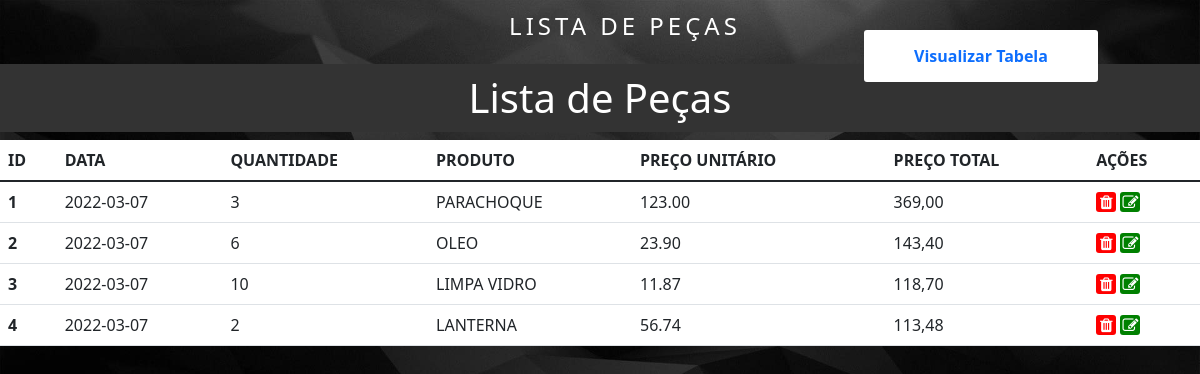
Page /views/visualizar.php on the committed database.
### tables this page shows
CREATE TABLE `list` (
  `id` int(11) NOT NULL,
  `dataList` date DEFAULT NULL,
  `qtd` float DEFAULT NULL,
  `prod` varchar(250) NOT NULL,
  `precoUni` float(10,2) DEFAULT NULL
);

### models/ClassConexao.php (called while the page is built, shortened)
<?php
class ClassConexao
{
    private $server = "127.0.0.1";
    private $db = "home";
    private $user = "root";
    private $pass = "";
    public function conectaDB()
    {
        try {
            $pdo = new \PDO("mysql:host=$this->server;dbname=$this->db", $this->user, $this->pass);
            $pdo->setAttribute(\PDO::ATTR_ERRMODE, \PDO::ERRMODE_EXCEPTION);
        } catch (\PDOException $th) {
            echo "Erro de conexão";
            return $th->getMessage();
        }
        return $pdo;
    }
}
?>

### models/ClassDB.php (called while the page is built, shortened)
<?php
class ClassDB extends ClassConexao
{
    public $bd;
    private function prepareSql($sql,$param)
    {
        $this->bd = $this->conectaDB("127.0.0.1", "home", "root", "")->prepare($sql);
        $this->bd->execute();
    }
    private function countParam($param)
    {
        $this->cont = count($param);
    }
    public function selectDB($fields,$table,$where,$param)
    {
        $this->prepareSql("SELECT {$fields} FROM {$table} {$where}",$param);
        return $this->bd;
    }
}
?>

### views/visualizar.php (the view, shortened to what this page needs)
<!DOCTYPE html>
<html lang="pt-br">
<head>
    <link href="https://cdn.jsdelivr.net/npm/bootstrap@5.1.3/dist/css/bootstrap.min.css" rel="stylesheet">
    <link rel="stylesheet" href="https://cdnjs.cloudflare.com/ajax/libs/font-awesome/4.7.0/css/font-awesome.min.css">
    <link rel="stylesheet" href="../public/css/style.css">
</head>
<body>
<header>
      <nav class="navbar">
        <a href="http://127.0.0.1/list/index.php" class="logo">Lista de Peças</a>
        <ul>
          <li><a href="visualizar.php">Visualizar Tabela</a></li>
        </ul>
      </nav>
</header>
<h1>Lista de Peças</h1>
<table class="table table-hover">
  <thead>
    <tr>
      <th scope="col">ID</th>
      <th scope="col">DATA</th>
      <th scope="col">QUANTIDADE</th>
      <th scope="col">PRODUTO</th>
      <th scope="col">PREÇO UNITÁRIO</th>
      <th scope="col">PREÇO TOTAL</th>
      <th scope="col">AÇÕES</th>
    </tr>
  </thead>
  <tbody>
      <?php
        $obj = new ClassDB();
        $row=$obj->selectDB(
                "*",
                "list",
                "order by id",
                array()
            );
        while($rows=$row->fetch(\PDO::FETCH_ASSOC)):
      ?>
    <tr>
      <th scope="row"><?=$rows['id'];?></th>
      <td><?=$rows['dataList'];?></td>
      <td><?=$rows['qtd'];?></td>
      <td><?=$rows['prod'];?></td>
      <td><?=$rows['precoUni'];?></td>
      <td><?=number_format($rows['qtd']*$rows['precoUni'],2,",",".");?></td>
      <td><a href="<?php echo "../controllers/ControllerDelete.php?id={$rows['id']}" ?>"><i id="fa-trash" class="fa fa-trash"></i></a>  <a href="<?php echo "../views/update.php?id={$rows['id']}" ?>"><i id="fa-edit" class="fa fa-edit"></i></a></td>
    </tr>
    <?php endwhile; ?>
  </tbody>
</table>
</body>
</html>

### public/css/style.css (style rules this page uses)
* { margin: 0px; padding: 0px; box-sizing: border-box; }
body { background-image: url("../../public/img/fundo.jpg"); background-size: cover; width: 100vw; }
h1 { color: white; background-color: #333; text-align: center; padding: 10px; }
.logo { font-size: 24px; text-transform: uppercase; letter-spacing: 4px; text-decoration: none; margin-left: 50px; color: #fff; }
.navbar { display: inline-flex; justify-content: space-around; height: 8vh; }
.navbar ul { list-style: none; margin: 0px; top: 0; }
.navbar ul li { margin-left: 40vw; }
.navbar li a { text-decoration: none; padding: 15px 50px; background-color: #fff; border-radius: 3px; margin-left: 250px; font-weight: 600; }
.table { background-color: #fff; }
#fa-edit { background-color: green; color: #fff; width: 20px; height: 20px; border-radius: 3px; text-align: center; align-items: center; padding: 2px 2px; }
#fa-trash { background-color: red; color: #fff; width: 20px; height: 20px; border-radius: 3px; text-align: center; align-items: center; padding: 2px 2px; }

### rows in the picture
list: id "1", dataList "2022-03-07", qtd "3", prod "PARACHOQUE", precoUni "123.00", $rows['qtd']*$rows['precoUni'] "369,00"
list: id "2", dataList "2022-03-07", qtd "6", prod "OLEO", precoUni "23.90", $rows['qtd']*$rows['precoUni'] "143,40"
list: id "3", dataList "2022-03-07", qtd "10", prod "LIMPA VIDRO", precoUni "11.87", $rows['qtd']*$rows['precoUni'] "118,70"
list: id "4", dataList "2022-03-07", qtd "2", prod "LANTERNA", precoUni "56.74", $rows['qtd']*$rows['precoUni'] "113,48"
